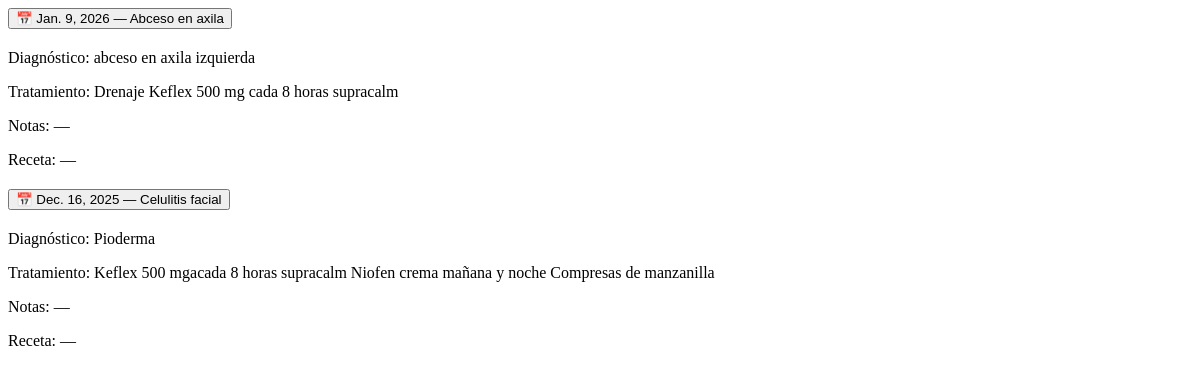
The page /clinica/paciente/4/ on the database as committed earlier.
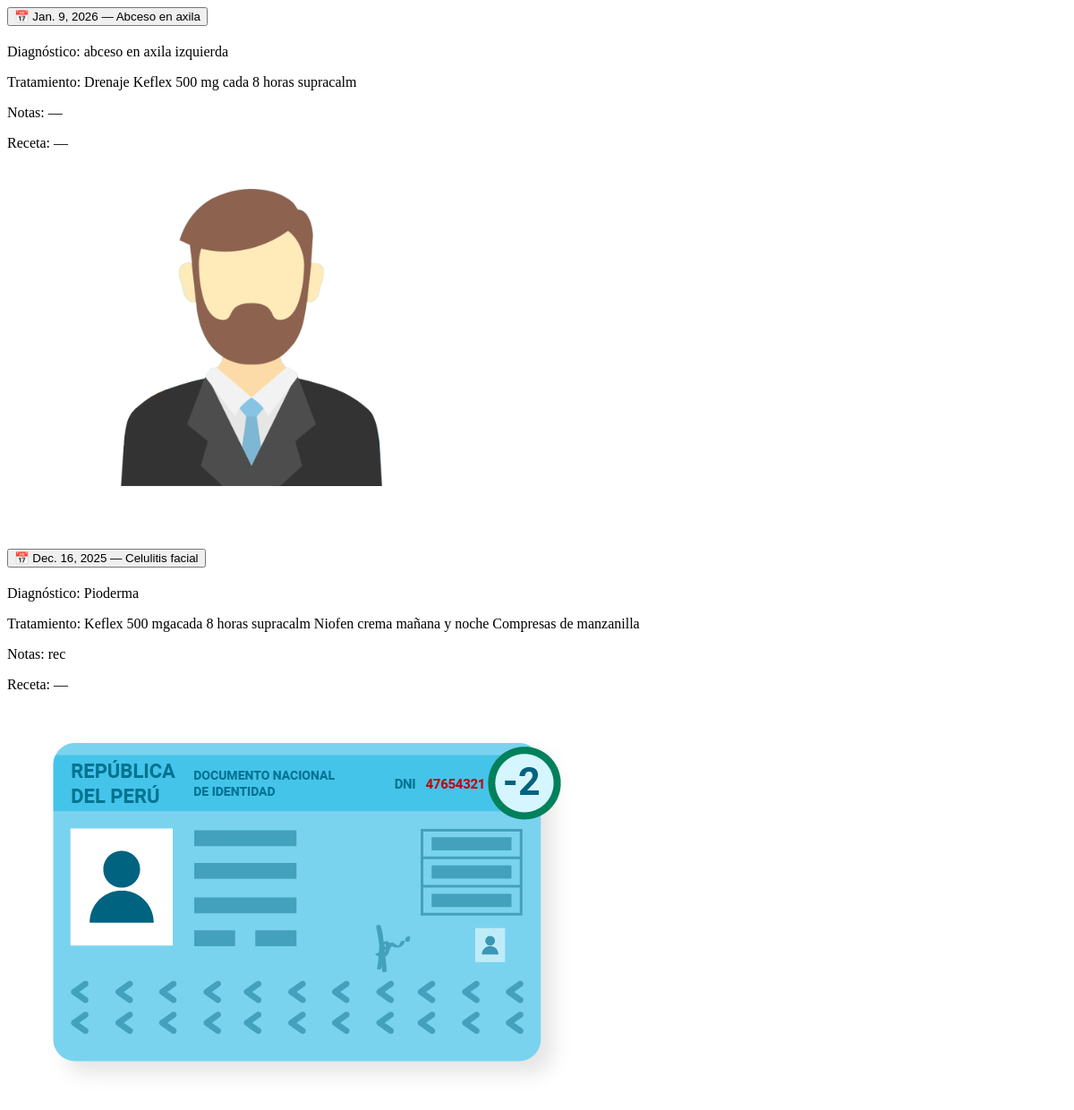
The same page on the database as committed later.
### clinica/models.py (models this page shows, shortened)
class Cita(models.Model):
    paciente = models.ForeignKey(Paciente, on_delete=models.CASCADE, related_name='citas')
    fecha = models.DateField(blank=True, null=True)
    hora = models.TimeField(blank=True, null=True)
    motivo = models.CharField(max_length=255, blank=True, null=True)
    estado = models.BooleanField(default=False, blank=True, null=True)  # False = programada, True = completada
    created_at = models.DateTimeField(auto_now_add=True)
    updated_at = models.DateTimeField(auto_now=True)

class RespuestaCita(models.Model):
    cita = models.OneToOneField(Cita, on_delete=models.CASCADE, related_name='respuesta')
    diagnostico = HTMLField(null=True, blank=True)
    tratamiento = models.TextField(blank=True, null=True)
    notas = models.TextField(blank=True, null=True)
    receta = models.TextField(blank=True, null=True)
    alergias_conocidas = models.CharField(max_length=255, blank=True, null=True)
    emfermedades_previas = models.CharField(max_length=255, blank=True, null=True)
    antecentes_quirurgicos = models.CharField(max_length=255, blank=True, null=True)
    antecedentes_familiares = models.CharField(max_length=255, blank=True, null=True)
    medicamentos_actuales = models.CharField(max_length=255, blank=True, null=True)
    habitos = models.CharField(max_length=255, blank=True, null=True)
    relato_clinico = models.TextField(blank=True, null=True)
    peso = models.CharField(max_length=50, blank=True, null=True)
    altura = models.CharField(max_length=50, blank=True, null=True)
    presion_arterial = models.CharField(max_length=50, blank=True, null=True)
    frecuencia_cardiaca = models.CharField(max_length=50, blank=True, null=True)
    frecuencia_respiratoria = models.CharField(max_length=50, blank=True, null=True)
    descripcion_examen_fisico = models.TextField(blank=True, null=True)
    created_at = models.DateTimeField(auto_now_add=True)
    updated_at = models.DateTimeField(auto_now=True)

class ImagenRespuestaCita(models.Model):
    respuesta = models.ForeignKey(
        RespuestaCita,
        on_delete=models.CASCADE,
        related_name="imagenes"
    )
    imagen = models.ImageField(upload_to="respuesta_cita/imagenes/")
    fecha_subida = models.DateTimeField(auto_now_add=True)

### clinica/views.py (the view)
# urls.py: path('paciente/<int:paciente_id>/', views.detalle_paciente, name='detalle_paciente'),
def detalle_paciente(request, paciente_id):
    paciente = get_object_or_404(Paciente, id=paciente_id)
    citas_anteriores = paciente.citas.all().order_by('-fecha', '-hora')
    return render(request, "clinica/detalle_paciente.html", {
        "paciente": paciente,
        "citas_anteriores": citas_anteriores,
    })

### templates/clinica/detalle_paciente.html
{% if citas_anteriores %}
    <div class="accordion mt-3" id="acordeonCitas">
        {% for c in citas_anteriores %}
            <div class="accordion-item">
                <h2 class="accordion-header">
                    <button class="accordion-button collapsed" type="button"
                            data-bs-toggle="collapse"
                            data-bs-target="#cita{{ c.id }}">
                        📅 {{ c.fecha }} — {{ c.motivo|default:"Sin motivo" }}
                    </button>
                </h2>
                <div id="cita{{ c.id }}" class="accordion-collapse collapse">
                    <div class="accordion-body">
                        {% if c.respuesta %}
                            <p>Diagnóstico: {{ c.respuesta.diagnostico|default:"—" }}</p>
                            <p>Tratamiento: {{ c.respuesta.tratamiento|default:"—" }}</p>
                            <p>Notas: {{ c.respuesta.notas|default:"—" }}</p>
                            <p class="d-none">Receta: {{ c.respuesta.receta|default:"—" }}</p>
                            {% if c.respuesta.imagenes.all %}
                                <div class="row">
                                    {% for img in c.respuesta.imagenes.all %}
                                        <div class="col-3 mb-3">
                                            <img src="{{ img.imagen.url }}" class="img-fluid rounded border"
                                                 style="cursor:pointer;"
                                                 onclick="window.open('{{ img.imagen.url }}', '_blank')">
                                        </div>
                                    {% endfor %}
                                </div>
                            {% endif %}
                        {% else %}
                            <p class="text-muted">No hubo respuesta para esta cita.</p>
                        {% endif %}
                    </div>
                </div>
            </div>
        {% endfor %}
    </div>
{% else %}
    <p class="text-muted mt-3">No existen citas anteriores.</p>
{% endif %}

Rows that differ between the two databases and show on the page:
added ImagenRespuestaCita: imagen (picture), shown under Cita "Jan. 9, 2026"
changed Cita "Celulitis facial": respuesta.notas "—" → "rec"
added ImagenRespuestaCita: imagen (picture), shown under Cita "Celulitis facial"
